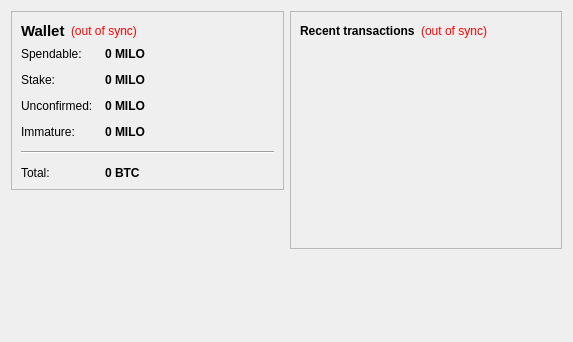
<?xml version="1.0" encoding="UTF-8"?>
<ui version="4.0">
 <class>OverviewPage</class>
 <widget class="QWidget" name="OverviewPage">
  <property name="geometry">
   <rect>
    <x>0</x>
    <y>0</y>
    <width>573</width>
    <height>342</height>
   </rect>
  </property>
  <property name="windowTitle">
   <string>Form</string>
  </property>
  <layout class="QHBoxLayout" name="horizontalLayout" stretch="1,1">
   <item>
    <layout class="QVBoxLayout" name="verticalLayout_2">
     <item>
      <widget class="QFrame" name="frame">
       <property name="frameShape">
        <enum>QFrame::StyledPanel</enum>
       </property>
       <property name="frameShadow">
        <enum>QFrame::Raised</enum>
       </property>
       <layout class="QVBoxLayout" name="verticalLayout_4">
        <item>
         <layout class="QHBoxLayout" name="horizontalLayout_4">
          <item>
           <widget class="QLabel" name="label_5">
            <property name="font">
             <font>
              <pointsize>11</pointsize>
              <weight>75</weight>
              <bold>true</bold>
             </font>
            </property>
            <property name="text">
             <string>Wallet</string>
            </property>
           </widget>
          </item>
          <item>
           <widget class="QLabel" name="labelWalletStatus">
            <property name="toolTip">
             <string>The displayed information may be out of date. Your wallet automatically synchronizes with the MiloCoin network after a connection is established, but this process has not completed yet.</string>
            </property>
            <property name="styleSheet">
             <string notr="true">QLabel { color: red; }</string>
            </property>
            <property name="text">
             <string notr="true">(out of sync)</string>
            </property>
            <property name="alignment">
             <set>Qt::AlignLeading|Qt::AlignLeft|Qt::AlignVCenter</set>
            </property>
           </widget>
          </item>
          <item>
           <spacer name="horizontalSpacer_2">
            <property name="orientation">
             <enum>Qt::Horizontal</enum>
            </property>
            <property name="sizeHint" stdset="0">
             <size>
              <width>40</width>
              <height>20</height>
             </size>
            </property>
           </spacer>
          </item>
         </layout>
        </item>
        <item>
         <layout class="QFormLayout" name="formLayout_2">
          <property name="fieldGrowthPolicy">
           <enum>QFormLayout::AllNonFixedFieldsGrow</enum>
          </property>
          <property name="horizontalSpacing">
           <number>12</number>
          </property>
          <property name="verticalSpacing">
           <number>12</number>
          </property>
          <item row="0" column="0">
           <widget class="QLabel" name="label">
            <property name="text">
             <string>Spendable:</string>
            </property>
           </widget>
          </item>
          <item row="0" column="1">
           <widget class="QLabel" name="labelBalance">
            <property name="font">
             <font>
              <weight>75</weight>
              <bold>true</bold>
             </font>
            </property>
            <property name="cursor">
             <cursorShape>IBeamCursor</cursorShape>
            </property>
            <property name="toolTip">
             <string>Your current spendable balance</string>
            </property>
            <property name="text">
             <string notr="true">0 MILO</string>
            </property>
            <property name="textInteractionFlags">
             <set>Qt::LinksAccessibleByMouse|Qt::TextSelectableByKeyboard|Qt::TextSelectableByMouse</set>
            </property>
           </widget>
          </item>
          <item row="1" column="0">
           <widget class="QLabel" name="label_6">
            <property name="text">
             <string>Stake:</string>
            </property>
           </widget>
          </item>
          <item row="1" column="1">
           <widget class="QLabel" name="labelStake">
            <property name="font">
             <font>
              <weight>75</weight>
              <bold>true</bold>
             </font>
            </property>
            <property name="cursor">
             <cursorShape>IBeamCursor</cursorShape>
            </property>
            <property name="toolTip">
             <string>Total of coins that was staked, and do not yet count toward the current balance</string>
            </property>
            <property name="text">
             <string notr="true">0 MILO</string>
            </property>
            <property name="textInteractionFlags">
             <set>Qt::LinksAccessibleByMouse|Qt::TextSelectableByKeyboard|Qt::TextSelectableByMouse</set>
            </property>
           </widget>
          </item>
          <item row="2" column="0">
           <widget class="QLabel" name="label_3">
            <property name="text">
             <string>Unconfirmed:</string>
            </property>
           </widget>
          </item>
          <item row="2" column="1">
           <widget class="QLabel" name="labelUnconfirmed">
            <property name="font">
             <font>
              <weight>75</weight>
              <bold>true</bold>
             </font>
            </property>
            <property name="cursor">
             <cursorShape>IBeamCursor</cursorShape>
            </property>
            <property name="toolTip">
             <string>Total of transactions that have yet to be confirmed, and do not yet count toward the current balance</string>
            </property>
            <property name="text">
             <string notr="true">0 MILO</string>
            </property>
            <property name="textInteractionFlags">
             <set>Qt::LinksAccessibleByMouse|Qt::TextSelectableByKeyboard|Qt::TextSelectableByMouse</set>
            </property>
           </widget>
          </item>
          <item row="3" column="0">
           <widget class="QLabel" name="labelImmatureText">
            <property name="text">
             <string>Immature:</string>
            </property>
           </widget>
          </item>
          <item row="3" column="1">
           <widget class="QLabel" name="labelImmature">
            <property name="font">
             <font>
              <weight>75</weight>
              <bold>true</bold>
             </font>
            </property>
            <property name="toolTip">
             <string>Mined balance that has not yet matured</string>
            </property>
            <property name="text">
             <string notr="true">0 MILO</string>
            </property>
            <property name="textInteractionFlags">
             <set>Qt::LinksAccessibleByMouse|Qt::TextSelectableByKeyboard|Qt::TextSelectableByMouse</set>
            </property>
           </widget>
          </item>
          <item row="4" column="0" colspan="2">
           <widget class="Line" name="line">
            <property name="orientation">
             <enum>Qt::Horizontal</enum>
            </property>
           </widget>
          </item>
          <item row="5" column="0">
           <widget class="QLabel" name="labelTotalText">
            <property name="text">
             <string>Total:</string>
            </property>
           </widget>
          </item>
          <item row="5" column="1">
           <widget class="QLabel" name="labelTotal">
            <property name="font">
             <font>
              <weight>75</weight>
              <bold>true</bold>
             </font>
            </property>
            <property name="cursor">
             <cursorShape>IBeamCursor</cursorShape>
            </property>
            <property name="toolTip">
             <string>Your current total balance</string>
            </property>
            <property name="text">
             <string notr="true">0 BTC</string>
            </property>
            <property name="textInteractionFlags">
             <set>Qt::LinksAccessibleByMouse|Qt::TextSelectableByKeyboard|Qt::TextSelectableByMouse</set>
            </property>
           </widget>
          </item>
         </layout>
        </item>
       </layout>
      </widget>
     </item>
     <item>
      <spacer name="verticalSpacer">
       <property name="orientation">
        <enum>Qt::Vertical</enum>
       </property>
       <property name="sizeHint" stdset="0">
        <size>
         <width>20</width>
         <height>40</height>
        </size>
       </property>
      </spacer>
     </item>
     <item>
     <widget class="QLabel" name="label_6">
       <property name="text">
	<string/>
	</property>
	<property name="pixmap">
	<pixmap resource="../bitcoin.qrc">:/images/backg</pixmap>
       </property>
       <property name="scaledContents">
       <bool>false</bool>
      </property>
    <property name="alignment">
    <set>Qt::AlignCenter</set>
    </property>
    <property name="margin">
    <number>-2</number>
    </property>
    </widget>
   </item>
    </layout>
   </item>
   <item>
    <layout class="QVBoxLayout" name="verticalLayout_3">
     <item>
      <widget class="QFrame" name="frame_2">
       <property name="frameShape">
        <enum>QFrame::StyledPanel</enum>
       </property>
       <property name="frameShadow">
        <enum>QFrame::Raised</enum>
       </property>
       <layout class="QVBoxLayout" name="verticalLayout">
        <item>
         <layout class="QHBoxLayout" name="horizontalLayout_2">
          <item>
           <widget class="QLabel" name="label_4">
            <property name="text">
             <string>&lt;b&gt;Recent transactions&lt;/b&gt;</string>
            </property>
           </widget>
          </item>
          <item>
           <widget class="QLabel" name="labelTransactionsStatus">
            <property name="toolTip">
             <string>The displayed information may be out of date. Your wallet automatically synchronizes with the MiloCoin network after a connection is established, but this process has not completed yet.</string>
            </property>
            <property name="styleSheet">
             <string notr="true">QLabel { color: red; }</string>
            </property>
            <property name="text">
             <string notr="true">(out of sync)</string>
            </property>
            <property name="alignment">
             <set>Qt::AlignRight|Qt::AlignTrailing|Qt::AlignVCenter</set>
            </property>
           </widget>
          </item>
          <item>
           <spacer name="horizontalSpacer">
            <property name="orientation">
             <enum>Qt::Horizontal</enum>
            </property>
            <property name="sizeHint" stdset="0">
             <size>
              <width>40</width>
              <height>20</height>
             </size>
            </property>
           </spacer>
          </item>
         </layout>
        </item>
        <item>
         <widget class="QListView" name="listTransactions">
          <property name="styleSheet">
           <string notr="true">QListView { background: transparent; }</string>
          </property>
          <property name="frameShape">
           <enum>QFrame::NoFrame</enum>
          </property>
          <property name="verticalScrollBarPolicy">
           <enum>Qt::ScrollBarAlwaysOff</enum>
          </property>
          <property name="horizontalScrollBarPolicy">
           <enum>Qt::ScrollBarAlwaysOff</enum>
          </property>
          <property name="selectionMode">
           <enum>QAbstractItemView::NoSelection</enum>
          </property>
         </widget>
        </item>
       </layout>
      </widget>
     </item>
     <item>
      <spacer name="verticalSpacer_2">
       <property name="orientation">
        <enum>Qt::Vertical</enum>
       </property>
       <property name="sizeHint" stdset="0">
        <size>
         <width>20</width>
         <height>40</height>
        </size>
       </property>
      </spacer>
     </item>
    </layout>
   </item>
  </layout>
 </widget>
 <resources/>
 <connections/>
</ui>
